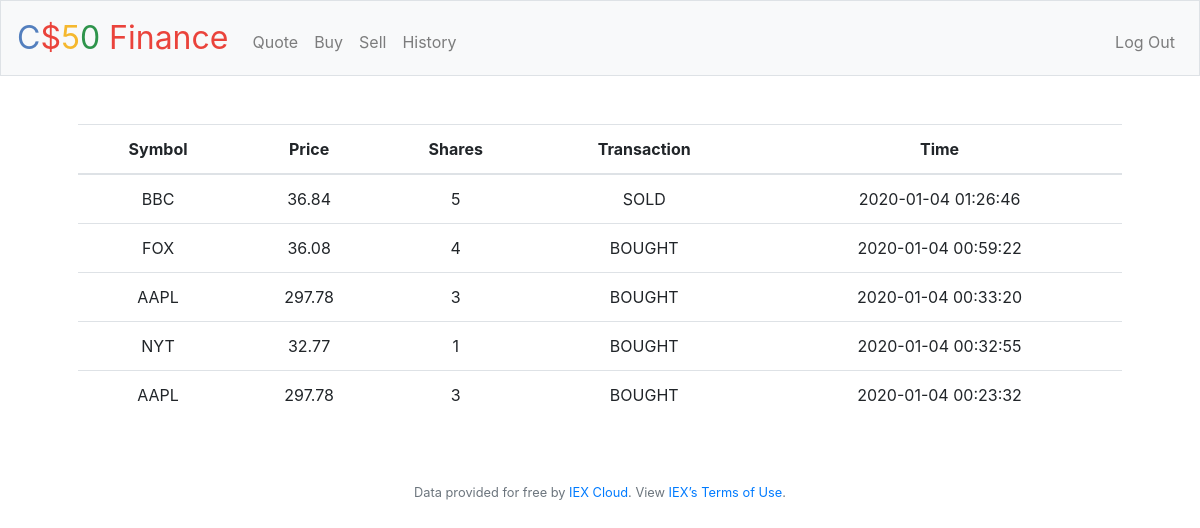
Screenshot of /history (signed in) with the database file from the repository.
### tables this page shows
CREATE TABLE "transactions" (
	"id"	INTEGER NOT NULL PRIMARY KEY AUTOINCREMENT,
	"user_id"	TEXT NOT NULL,
	"symbol"	TEXT NOT NULL,
	"shares"	INTEGER NOT NULL,
	"price"	NUMERIC NOT NULL,
	"timestamp"	INTEGER DEFAULT CURRENT_TIMESTAMP,
	"status"	TEXT
);

### application.py (the view)
@app.route("/history")
@login_required
def history():
    rows = db.execute("SELECT * FROM transactions WHERE user_id = :user_id ORDER BY timestamp DESC", user_id = session["user_id"])
    transactions = []
    for history in rows:
        hist_dict = {
		   "transaction": "BOUGHT" if history['status'] == 'BOUGHT' else "SOLD",
		   "price": history["price"],
	       "symbol": history["symbol"],
	       "shares": history["shares"],
	       "total": history["price"] * history["shares"],
           "time": history["timestamp"]
		}
        transactions.append(hist_dict)
    return render_template("history.html", transactions=transactions)

### application.py (called while the page is built)
@app.after_request
def after_request(response):
    response.headers["Cache-Control"] = "no-cache, no-store, must-revalidate"
    response.headers["Expires"] = 0
    response.headers["Pragma"] = "no-cache"
    return response

### helpers.py (called while the page is built)
def login_required(f):
    @wraps(f)
    def decorated_function(*args, **kwargs):
        if session.get("user_id") is None:
            return redirect("/login")
        return f(*args, **kwargs)
    return decorated_function

### templates/history.html (shortened to what this page needs)
{% extends 'layout.html' %}
{% block main %}
<table class="table">
	<thead>
		<tr>
			<th scope="symbol">Symbol</th>
			<th scope="col">Price</th>
			<th scope="col">Shares</th>
			<th scope="col">Transaction</th>
			<th scope="col">Time</th>
		</tr>
	</thead>
	<tbody>
		{% for stock in transactions %}
			<tr>
				<td>{{ stock.symbol }}</td>
				<td>{{ stock.price }}</td>
				<td>{{ stock.shares }}</td>
				<td>{{ stock["transaction"] }}</td>
				<td>{{ stock.time }}</td>
			</tr>
		{% endfor %}
	</tbody>
</table>
{% endblock %}

### rows the page displays
transactions: symbol "BBC", price "36.84", shares "5", transaction "SOLD", time "2020-01-04 01:26:46"
transactions: symbol "FOX", price "36.08", shares "4", transaction "BOUGHT", time "2020-01-04 00:59:22"
transactions: symbol "AAPL", price "297.78", shares "3", transaction "BOUGHT", time "2020-01-04 00:33:20"
transactions: symbol "NYT", price "32.77", shares "1", transaction "BOUGHT", time "2020-01-04 00:32:55"
transactions: symbol "AAPL", price "297.78", shares "3", transaction "BOUGHT", time "2020-01-04 00:23:32"
